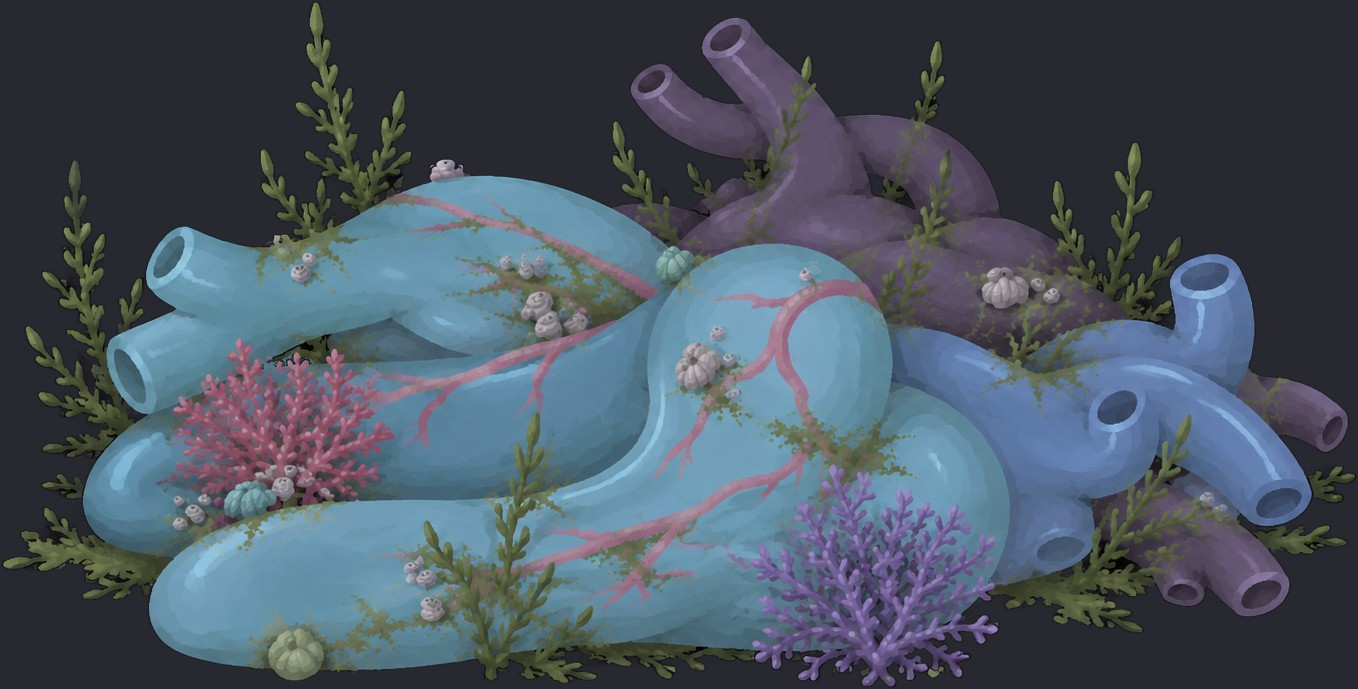

Recreate this plot in Python.
import json, numpy as np
from PIL import Image

meta = json.load(open('parts/meta.json'))
O = json.load(open('order.json'))
names = (
    O['order']
    + [n for n in ['coral_purple', 'coral_pink'] if n in meta]
    + [n for n in O['front'] if n.startswith('weed') and n in meta]
)
src = Image.open('src.png').convert('RGBA')
c = Image.new('RGBA', src.size, (0, 0, 0, 0))
for n in names:
    p = Image.open(f'parts/{n}.png')
    c.alpha_composite(p, (meta[n]['x'], meta[n]['y']))

a = np.array(c).astype(float)
b = np.array(src).astype(float)
def over(x):
    return x[..., :3] * x[..., 3:] / 255.0

d = np.abs(over(a) - over(b))
print(f'mean abs diff: {d.mean():.5f}/255  max: {d.max():.2f}  px>20: {int((d.max(-1) > 20).sum())}')
bg = Image.new('RGBA', src.size, (40, 40, 48, 255))
bg.alpha_composite(c)
bg.convert('RGB').save('recomp.jpg', quality=90)
Image.fromarray(np.clip(d.max(-1) * 3, 0, 255).astype('uint8')).save('recomp_diff.png')
print('composited opaque parts:', len(names), 'total meta parts (incl glows):', len(meta))
